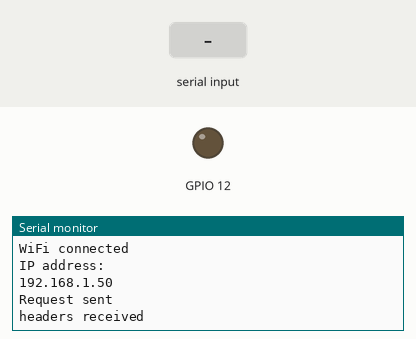
Recording of a sketch running on a simulated ESP8266 (NodeMCU). Shown: output pins drawn as LEDs (lit = HIGH), the last lines printed to the serial monitor. The inputs (shaded band) are chosen by the test bench. WiFi joins after 1.5 s; servers stay silent unless stated; uploads are accepted with an empty reply.

Above: at 2.7 s.
2.8 s: "power outlets\n" received over Serial
At 6.4 s:
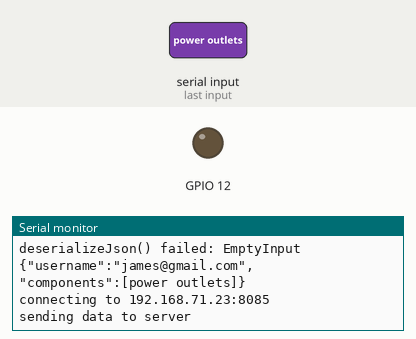
7.2 s: "1\n" received over Serial
At 11.49 s:
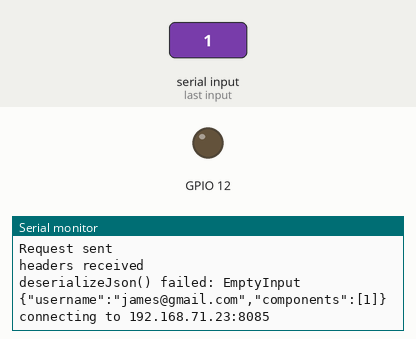

The sketch:

WifiClient.ino
```cpp
/*
    This sketch establishes a TCP connection to a "quote of the day" service.
    It sends a "hello" message, and then prints received data.
*/

#include <ESP8266WiFi.h>
#include <ArduinoJson.h>

#ifndef STASSID
#define STASSID "OPPO Reno"
#define STAPSK "jkaru8767"
#endif

const char* ssid = STASSID;
const char* password = STAPSK;

const char* host = "192.168.71.23";
const uint16_t port = 8085;
String reading = "";

String httpRequestData = "";//["{\"name\":\"component7\",\"usageValue\":9}"]

void setup() {
  pinMode(12, OUTPUT);
  Serial.begin(9600);
  // We start by connecting to a WiFi network

  Serial.println();
  Serial.println();
  Serial.print("Connecting to ");
  Serial.println(ssid);

  /* Explicitly set the ESP8266 to be a WiFi-client, otherwise, it by default,
     would try to act as both a client and an access-point and could cause
     network-issues with your other WiFi-devices on your WiFi-network. */
  WiFi.mode(WIFI_STA);
  WiFi.begin(ssid, password);

  while (WiFi.status() != WL_CONNECTED) {
    delay(500);
    Serial.print(".");
  }

  Serial.println("");
  Serial.println("WiFi connected");
  Serial.println("IP address: ");
  Serial.println(WiFi.localIP());
}


void loop() {
   static bool wait2 = true;
  static bool wait = false;
  if(Serial.available() > 0){
    wait2 = false;
    reading = Serial.readString();
    reading.trim();
  httpRequestData = "{\"username\":\"james@gmail.com\",\"components\":[";
  httpRequestData += reading;
  httpRequestData += "]}";
  Serial.println(httpRequestData);
  Serial.print("connecting to ");
  Serial.print(host);
  Serial.print(':');
  Serial.println(port);

WiFiClient client;
     // Use WiFiClient class to create TCP connections
  if (!client.connect(host, port)) {
    Serial.println("connection failed");
    delay(5000);
    return;
  }

  // This will send a string to the server
  Serial.println("sending data to server");
  if (client.connected()) {
   client.print("POST /units HTTP/1.1\r\n");
    client.print("Host: ");
    client.print(host);
    client.print("\r\n");
    client.print("Content-Type: application/json\r\n");
    client.print("Content-Length: ");
    client.print(httpRequestData.length());
    client.print("\r\n\r\n");
    client.print(httpRequestData);
     }

  // wait for data to be available
  unsigned long timeout = millis();
  while (client.available() == 0) {
    if (millis() - timeout > 5000) {
      Serial.println(">>> Client Timeout !");
      client.stop();
      delay(3000);
      return;
    }


  // Read all the lines of the reply from server and print them to Serial
  Serial.println("receiving from remote server");
  // not testing 'client.connected()' since we do not need to send data here
  while (client.available()) {
    char ch = static_cast<char>(client.read());
    Serial.print(ch);
  }

  // Close the connection
  Serial.println();
  Serial.println("closing connection");
  client.stop();

  if (wait) {
    delay(1000);  // execute once every 3 seconds, don't flood remote service
  }
  wait = true;
}
delay(1000);

  }

WiFiClient client;
     // Use WiFiClient class to create TCP connections
  if (!client.connect(host, port)) {
    Serial.println("connection failed");
    delay(5000);
    return;
  }

   // Make an HTTP GET request
  client.print("GET /ard/getComponents/james@gmail.com HTTP/1.0\r\n");
  client.print("Host: ");
  client.print(host);
  client.print("\r\n");
  client.print("Connection: close\r\n\r\n");

  Serial.println("Request sent");

  // Wait for the server to respond
  while (client.connected()) {
    if (client.available()) {
      // Skip HTTP headers
            while (client.connected())
        {
            String line = client.readStringUntil('\n');
            if (line == "\r")
            {
                Serial.println("headers received");
                break;
            }
        }

    // String line = client.readString();

    // JSON
    // Allocate the JSON document
    const size_t capacity = JSON_ARRAY_SIZE(10) + 10 * JSON_OBJECT_SIZE(2) + 10 * JSON_OBJECT_SIZE(3) + 10 * JSON_OBJECT_SIZE(5) + 10 * JSON_OBJECT_SIZE(8) + 3730;
    DynamicJsonDocument doc(capacity);

    // Parse JSON object
    DeserializationError error = deserializeJson(doc, client);


      if (error) {
        Serial.print("deserializeJson() failed: ");
        Serial.println(error.c_str());
        delay(2000);
        return;
      }

      // Handle the JSON array response
      JsonArray array = doc.as<JsonArray>();

      // Iterate over the array elements
      for (JsonVariant value : array) {
         JsonObject component = value.as<JsonObject>();
        int id = component["id"];
        const char* username = component["username"];
        const char* componentName = component["componentName"];
        bool status = component["status"];

        // // Print or process each object
        // Serial.print("ID: ");
        // Serial.println(id);
        // Serial.print("Username: ");
        // Serial.println(username);
        // Serial.print("Component Name: ");
        // Serial.println(componentName);
        // Serial.print("Status: ");
        // Serial.println(status ? "true" : "false");
        if(component["componentName"] =="power outlets"){
          Serial.println(componentName);
          if(component["status"]){
            digitalWrite(12, HIGH);
          }else{
            digitalWrite(12, LOW);
          }
        }
      }
    }
    }
 if(wait2){
   delay(2000);
 }

}
```

Measured:
- after the input at 2.8 s, the serial monitor: prints a new line after 3.0 s (image 1)
- after the input at 7.2 s, the serial monitor: prints a new line after 4.1 s (image 2)
